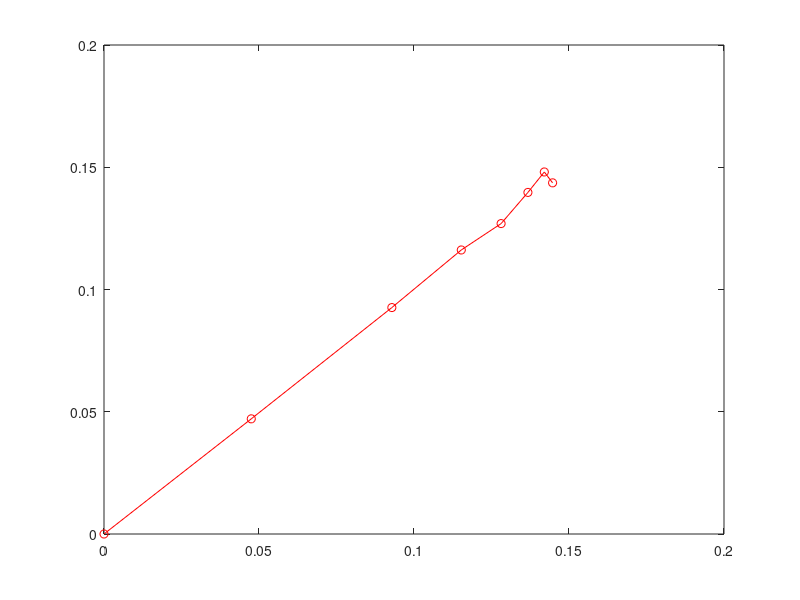

This chart was generated by the following MATLAB code: (Note: this script raises an error after producing the figure.)
function DirRatios(varargin)

nsd = [0.5:0.5:4];
nrep = 1000;
nsmp = 10;
DI = 1;
j =1;
while j <= length(varargin)
    if strncmpi(varargin{j},'nsd',4)
        j = j+1;
        nsd = varargin{j};
    elseif strncmpi(varargin{j},'nsmp',4)
        j = j+1;
        nsmp = varargin{j};
    end
    j = j+1;
end

ndir = 8;
dirs = 0:2*pi/ndir:2*pi;
dirs = dirs(2:end);
dsig = abs(cos(dirs)) + DI .* cos(dirs);
sins = repmat(sin(dirs),nsmp,1);
coss = repmat(cos(dirs),nsmp,1);
dsig = repmat(dsig,nsmp,1);
for j = length(nsd):-1:1
    allr = [];
    for n = nrep:-1:1
        noise = randn(nsmp,ndir);
        resp = noise .* nsd(j) + dsig;
        r = sum(sins .* resp + i * coss.*resp,2);
        p(n) = sum(angle(r) < 0)./nsmp;
        allr = [r allr];
    end
    means(j) = mean(p);
    stds(j) = std(p);
end
binom = sqrt(means .* (1-means)./nsmp);
plot(binom,stds,'ro-');
refline(1);
%errorbar(nsd, means, stds);